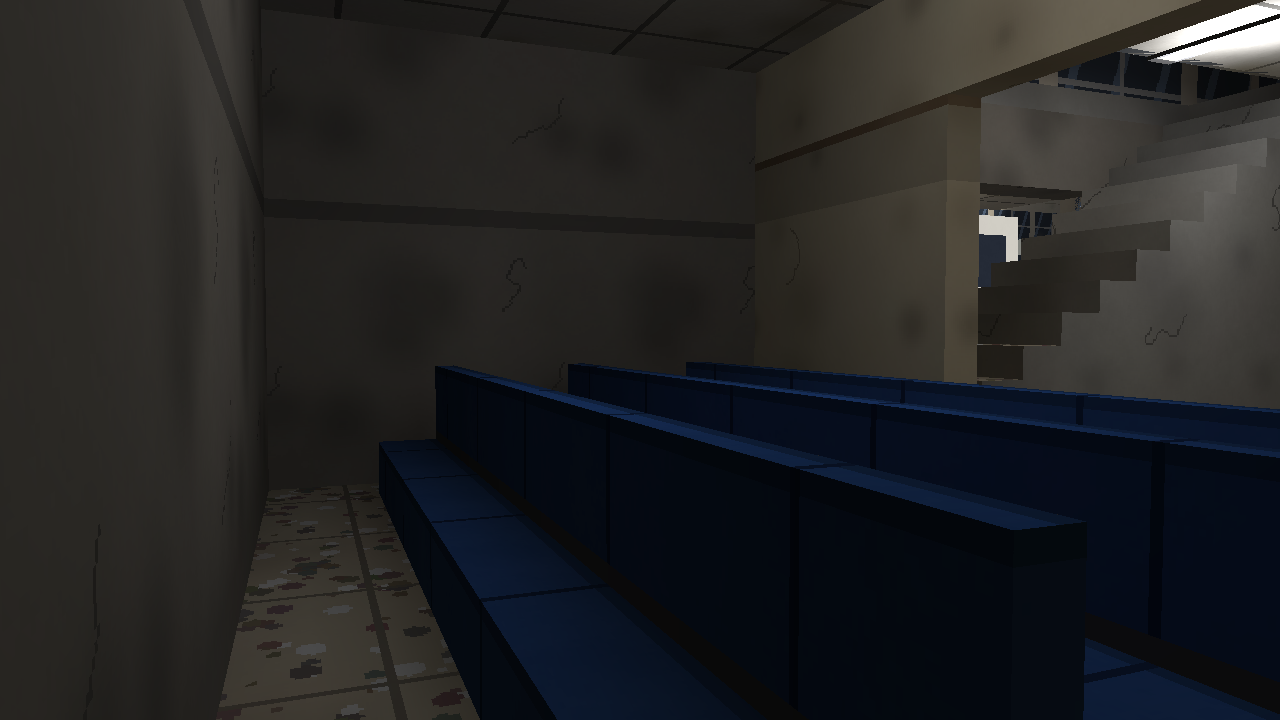
#> input picture esenler/esenler/onizleme/cs_esenler_bekleme.png, 1280 x 720 px
$ python plan_etiket.py ../onizleme/cs_esenler_avlu.png ../onizleme/cs_esenler_bekleme.png out.png
#> lines starting #> are read from the running program, lines starting #| are printed output that depends on the picture
"""prev_plan.png üstüne bölge etiketleri -> onizleme/plan_<harita>.png
Kullanım: python plan_etiket.py cs_esenler|de_esenler [girdi] [cikti]
"""
import os, sys, math
from PIL import Image, ImageDraw, ImageFont

here = os.path.dirname(os.path.abspath(__file__))
which = sys.argv[1]
src = sys.argv[2] if len(sys.argv) > 2 else os.path.join(here, "..", "onizleme", "%s_plan.png" % which)
dst = sys.argv[3] if len(sys.argv) > 3 else os.path.join(here, "..", "onizleme", "plan_%s.png" % which)
im = Image.open(src).convert("RGB")
#> im is the input picture: PIL image 1280x720 RGB; mean R, G, B 34.4, 34.7, 35.6
W, H = im.size
#> W = 1280; H = 720
CX, CY, DIST = 0, 0, 14000
half = math.tan(math.radians(10.5)) * DIST
sx = W / 2 / half
#> sx = 0.247
P = lambda x, y: (W / 2 + (x - CX) * sx, H / 2 - (y - CY) * sx)
d = ImageDraw.Draw(im, "RGBA")
f = ImageFont.truetype("/usr/share/fonts/truetype/dejavu/DejaVuSans-Bold.ttf", 22)
f2 = ImageFont.truetype("/usr/share/fonts/truetype/dejavu/DejaVuSans-Bold.ttf", 40)
fs = ImageFont.truetype("/usr/share/fonts/truetype/dejavu/DejaVuSans.ttf", 16)
def label(x, y, text, font=f, fill=(255, 255, 255)):
#> called with x = -1370, y = -1180, text = 'T', fill = (255, 200, 60)
    bb = d.textbbox((0, 0), text, font=font)
#> bb = (0, 9, 28, 38)
    px, py = P(x, y)
    px -= (bb[2] - bb[0]) / 2; py -= (bb[3] - bb[1]) / 2
#> after `px -= (bb[2] - bb[0]) / 2`: px = 288.1
#> after `py -= (bb[3] - bb[1]) / 2`: py = 636.5
    for ox, oy in ((-2, 0), (2, 0), (0, -2), (0, 2), (-2, -2), (2, 2), (-2, 2), (2, -2)):
        d.text((px + ox, py + oy), text, font=font, fill=(0, 0, 0))
    d.text((px, py), text, font=font, fill=fill)
def zone(x0, y0, x1, y1, rgb):
    d.rectangle([P(x0, y1), P(x1, y0)], fill=rgb + (70,), outline=rgb + (255,), width=3)
if which == "cs_esenler":
    zone(-224, -1600, 224, -1344, (60, 130, 240)); label(0, -1470, "CT", f2, (120, 170, 255))
    zone(1216, -800, 1408, 800, (60, 130, 240)); label(1312, 0, "CT (metro)", f, (120, 170, 255))
    zone(-400, -120, 100, 120, (230, 170, 40)); label(-150, 0, "T", f2, (255, 200, 60))
    for x, y, t in ((-320, -300, "rehine"), (-400, 300, "rehine"), (300, 340, "rehine (1. kat)"), (-380, -300, "rehine (1. kat)")):
        pass
    label(-380, -300, "rehineler: salon, PTT, 1. kat", fs)
    label(0, 560, "ORTA BİNA (2 kat)"); label(200, -200, "yürüyen merdiven → metro", fs)
    label(688, 120, "bilet holü (-288)", fs); label(1072, 120, "merdiven", fs); label(1312, 900, "metro peronu (-480)", fs)
    label(648, 1100, "kuzey metro çıkışı", fs)
    label(0, -1000, "güney peronlar (12-15)"); label(0, 1000, "kuzey peronlar (16-19)")
    label(-1400, 0, "batı peronlar", fs); label(1500, -700, "doğu peronlar", fs)
    label(0, -1270, "yazıhaneler", fs); label(0, 1270, "yazıhaneler", fs)
    label(-1150, -1100, "otobüsler", fs); label(1150, 1100, "otobüsler", fs)
else:
    zone(-1560, -1340, -1180, -1020, (230, 170, 40)); label(-1370, -1180, "T", f2, (255, 200, 60))
    zone(-180, 920, 180, 1080, (60, 130, 240)); label(0, 1000, "CT", f2, (120, 170, 255))
    zone(1200, -512, 1600, -80, (230, 60, 40)); label(1400, -300, "A", f2, (255, 90, 70))
    zone(-1600, 80, -1056, 512, (240, 200, 40)); label(-1330, 300, "B", f2, (255, 220, 60))
    label(1400, -560, "tuvalet", fs); label(-1330, 560, "depo", fs)
    label(-1200, -700, "rampa", fs); label(-1330, -200, "yükleme rıhtımı", fs)
    label(0, -432, "güney koridor", fs); label(0, 0, "orta koridor", fs); label(0, 432, "kuzey koridor", fs)
    label(488, -200, "lokanta", fs); label(-500, -180, "berber", fs); label(-230, -120, "çay", fs)
    label(-660, 160, "emanet", fs); label(300, 272, "kuaför", fs); label(600, 160, "büfe", fs)
    label(-320, 216, "geçit", fs); label(820, 216, "geçit", fs)
    label(0, 700, "bozuk yürüyen merdivenler", fs); label(0, 1140, "KAPALI kapı", fs)
    label(-976, -600, "ara koridor", fs); label(976, -600, "ara koridor", fs)
im.save(dst)
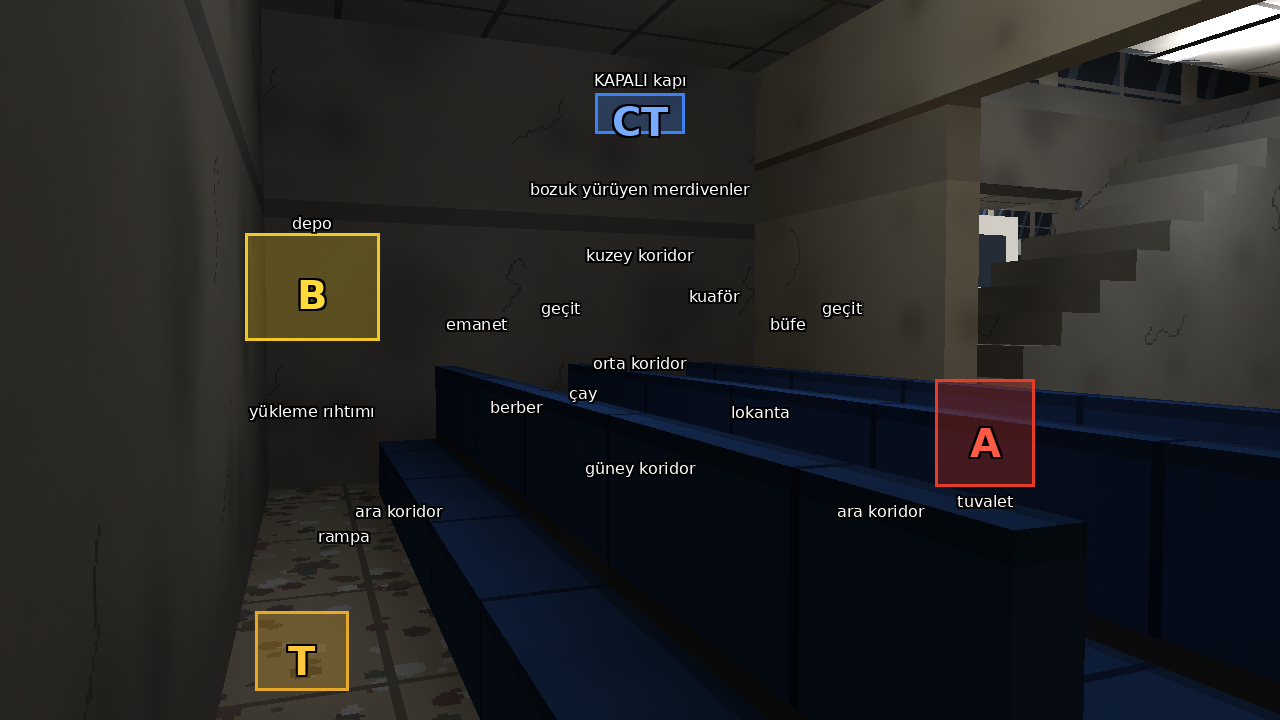
#> saved as out.png: PIL image 1280x720 RGB; mean R, G, B 37.9, 37.2, 36.8
print("yazıldı", dst)

$ run again, on esenler/esenler/onizleme/cs_esenler_kuzey_cikis.png
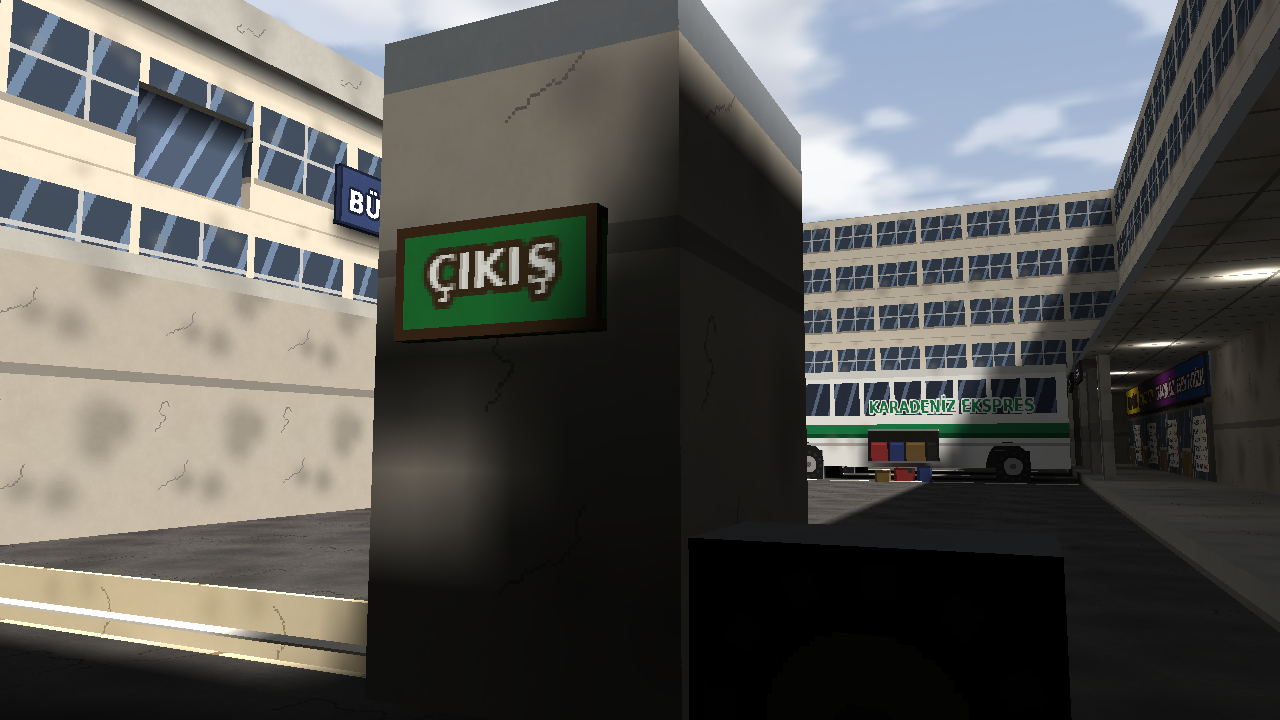
#> input picture esenler/esenler/onizleme/cs_esenler_kuzey_cikis.png, 1280 x 720 px
#> im is the input picture: PIL image 1280x720 RGB; mean R, G, B 89.6, 89.3, 86
#> bb = (0, 9, 28, 38)
#> px = 288.1
#> py = 636.5
#> `im.save(dst)`:
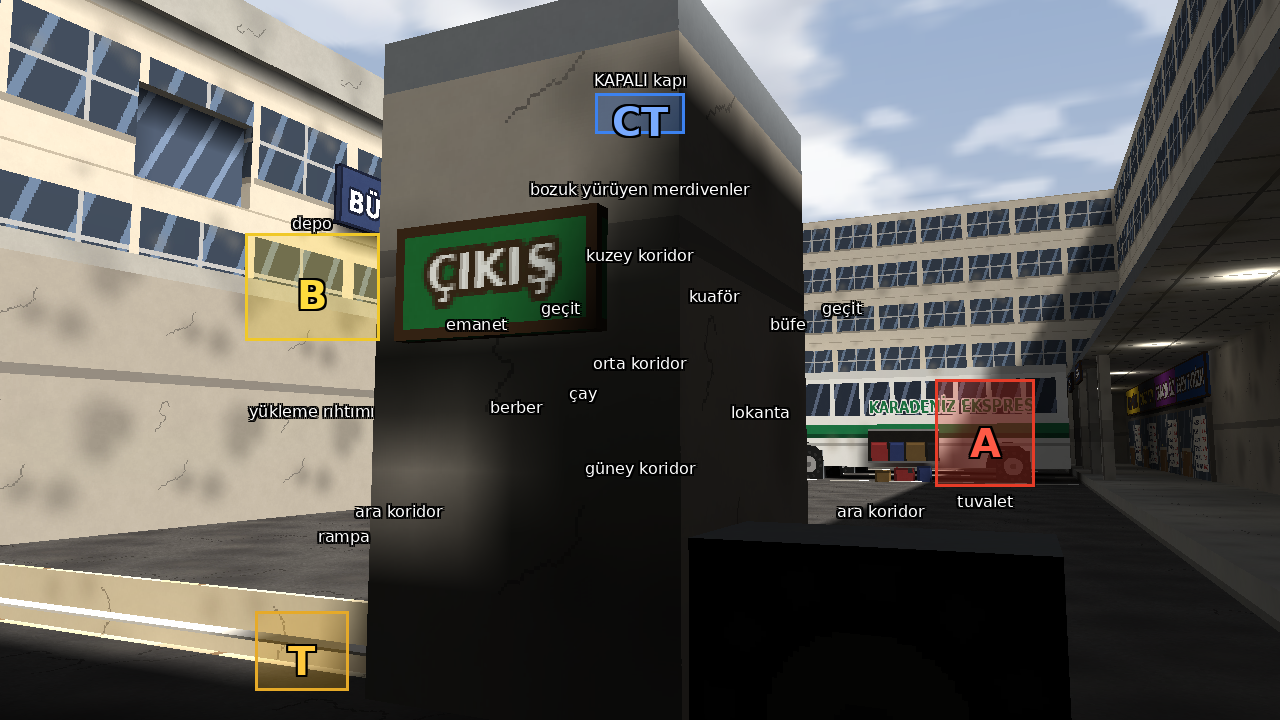
#> saved as out.png: PIL image 1280x720 RGB; mean R, G, B 91.1, 89.8, 85.6
